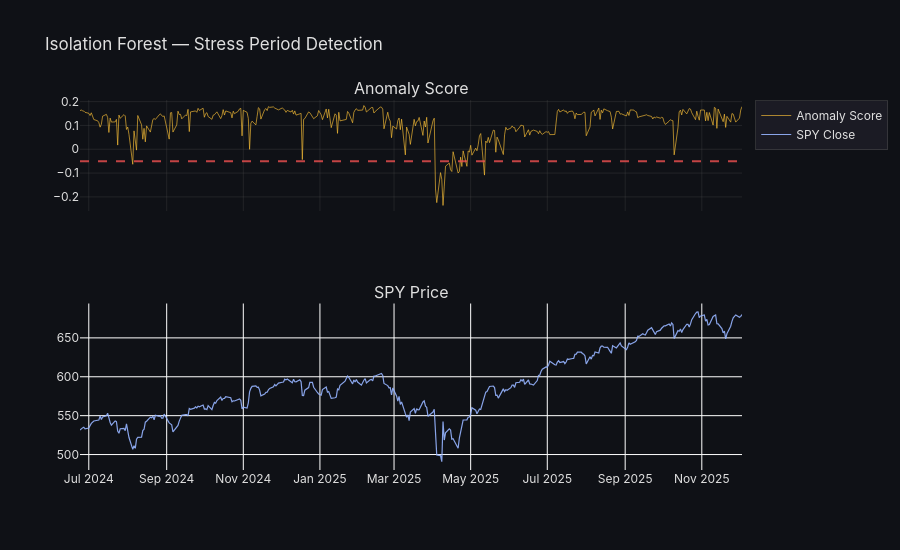

Notebook code for this chart:
### Markdown cell above
## 3. Isolation Forest : Stress Period Detection

Isolation Forest assigns **anomaly scores** to each day.
Days with anomaly score < −0.1 are labelled as "stress regime".

### Code cell
iso = IsolationForest(n_estimators=200, contamination=0.08, random_state=42)
iso.fit(X_scaled_train)
anomaly_scores = iso.decision_function(X_scaled_train)
anomaly_labels = (anomaly_scores < -0.05).astype(int)   # 1 = stress

df_iso = df_train.copy()
df_iso["Stress"] = anomaly_labels

fig = make_subplots(rows=2, cols=1, shared_xaxes=True,
                    subplot_titles=("Anomaly Score", "SPY Price"),
                    row_heights=[0.4, 0.6])

fig.add_trace(go.Scatter(x=df_train.index, y=anomaly_scores,
    name="Anomaly Score", line=dict(color="rgba(255,195,55,0.8)", width=0.8)), row=1, col=1)
fig.add_hline(y=-0.05, line_dash="dash", line_color="rgba(240,80,80,0.8)", row=1, col=1)

fig.add_trace(go.Scatter(x=df_train.index, y=df_train["Close"],
    name="SPY Close", line=dict(color="rgba(150,180,255,0.9)", width=1.2)), row=2, col=1)

for t in df_iso.index[df_iso["Stress"] == 1]:
    fig.add_vrect(x0=t, x1=t, fillcolor="rgba(240,80,80,0.15)", line_width=0, row=2, col=1)

fig.update_layout(title="Isolation Forest — Stress Period Detection",
                  height=550, **_DARK_LAYOUT)
fig.show()

print(f"Stress days: {anomaly_labels.sum()} ({anomaly_labels.mean()*100:.1f}% of sample)")
stress_rets = X_1d_train[anomaly_labels == 1]
normal_rets = X_1d_train[anomaly_labels == 0]
print(f"Stress mean/vol: {stress_rets.mean()*252:.2%} / {stress_rets.std()*np.sqrt(252):.2%}")
print(f"Normal mean/vol: {normal_rets.mean()*252:.2%} / {normal_rets.std()*np.sqrt(252):.2%}")

### Figure 1 — Plotly figure (JSON) as saved in the notebook; plotly's stock layout.template omitted (floating-point values rounded to 4 significant figures; data arrays with more than 128 entries replaced by an {"elided": "..."} marker saying what was removed)
{"data": [{"line": {"color": "rgba(255,195,55,0.8)", "width": 0.8}, "name": "Anomaly Score", "type": "scatter", "x": {"elided": "364 str values"}, "xaxis": "x", "y": {"elided": "364 float values"}, "yaxis": "y"}, {"line": {"color": "rgba(150,180,255,0.9)", "width": 1.2}, "name": "SPY Close", "type": "scatter", "x": {"elided": "364 str values"}, "xaxis": "x2", "y": {"elided": "364 float values"}, "yaxis": "y2"}], "layout": {"annotations": [{"font": {"size": 16}, "showarrow": false, "text": "Anomaly Score", "x": 0.5, "xanchor": "center", "xref": "paper", "y": 1, "yanchor": "bottom", "yref": "paper"}, {"font": {"size": 16}, "showarrow": false, "text": "SPY Price", "x": 0.5, "xanchor": "center", "xref": "paper", "y": 0.45, "yanchor": "bottom", "yref": "paper"}], "font": {"color": "#e0e0e0", "family": "Inter, Arial, sans-serif"}, "height": 550, "legend": {"bgcolor": "rgba(30,30,40,0.8)", "bordercolor": "rgba(80,80,80,0.5)", "borderwidth": 1}, "paper_bgcolor": "rgba(15,17,22,1)", "plot_bgcolor": "rgba(15,17,22,1)", "shapes": [{"line": {"color": "rgba(240,80,80,0.8)", "dash": "dash"}, "type": "line", "x0": 0, "x1": 1, "xref": "x domain", "y0": -0.05, "y1": -0.05, "yref": "y"}, {"fillcolor": "rgba(240,80,80,0.15)", "line": {"width": 0}, "type": "rect", "x0": "2024-08-05T00:00:00", "x1": "2024-08-05T00:00:00", "xref": "x2", "y0": 0, "y1": 1, "yref": "y2 domain"}, {"fillcolor": "rgba(240,80,80,0.15)", "line": {"width": 0}, "type": "rect", "x0": "2025-04-03T00:00:00", "x1": "2025-04-03T00:00:00", "xref": "x2", "y0": 0, "y1": 1, "yref": "y2 domain"}, {"fillcolor": "rgba(240,80,80,0.15)", "line": {"width": 0}, "type": "rect", "x0": "2025-04-04T00:00:00", "x1": "2025-04-04T00:00:00", "xref": "x2", "y0": 0, "y1": 1, "yref": "y2 domain"}, {"fillcolor": "rgba(240,80,80,0.15)", "line": {"width": 0}, "type": "rect", "x0": "2025-04-07T00:00:00", "x1": "2025-04-07T00:00:00", "xref": "x2", "y0": 0, "y1": 1, "yref": "y2 domain"}, {"fillcolor": "rgba(240,80,80,0.15)", "line": {"width": 0}, "type": "rect", "x0": "2025-04-08T00:00:00", "x1": "2025-04-08T00:00:00", "xref": "x2", "y0": 0, "y1": 1, "yref": "y2 domain"}, {"fillcolor": "rgba(240,80,80,0.15)", "line": {"width": 0}, "type": "rect", "x0": "2025-04-09T00:00:00", "x1": "2025-04-09T00:00:00", "xref": "x2", "y0": 0, "y1": 1, "yref": "y2 domain"}, {"fillcolor": "rgba(240,80,80,0.15)", "line": {"width": 0}, "type": "rect", "x0": "2025-04-10T00:00:00", "x1": "2025-04-10T00:00:00", "xref": "x2", "y0": 0, "y1": 1, "yref": "y2 domain"}, {"fillcolor": "rgba(240,80,80,0.15)", "line": {"width": 0}, "type": "rect", "x0": "2025-04-11T00:00:00", "x1": "2025-04-11T00:00:00", "xref": "x2", "y0": 0, "y1": 1, "yref": "y2 domain"}, {"fillcolor": "rgba(240,80,80,0.15)", "line": {"width": 0}, "type": "rect", "x0": "2025-04-14T00:00:00", "x1": "2025-04-14T00:00:00", "xref": "x2", "y0": 0, "y1": 1, "yref": "y2 domain"}, {"fillcolor": "rgba(240,80,80,0.15)", "line": {"width": 0}, "type": "rect", "x0": "2025-04-15T00:00:00", "x1": "2025-04-15T00:00:00", "xref": "x2", "y0": 0, "y1": 1, "yref": "y2 domain"}, {"fillcolor": "rgba(240,80,80,0.15)", "line": {"width": 0}, "type": "rect", "x0": "2025-04-16T00:00:00", "x1": "2025-04-16T00:00:00", "xref": "x2", "y0": 0, "y1": 1, "yref": "y2 domain"}, {"fillcolor": "rgba(240,80,80,0.15)", "line": {"width": 0}, "type": "rect", "x0": "2025-04-21T00:00:00", "x1": "2025-04-21T00:00:00", "xref": "x2", "y0": 0, "y1": 1, "yref": "y2 domain"}, {"fillcolor": "rgba(240,80,80,0.15)", "line": {"width": 0}, "type": "rect", "x0": "2025-04-22T00:00:00", "x1": "2025-04-22T00:00:00", "xref": "x2", "y0": 0, "y1": 1, "yref": "y2 domain"}, {"fillcolor": "rgba(240,80,80,0.15)", "line": {"width": 0}, "type": "rect", "x0": "2025-04-24T00:00:00", "x1": "2025-04-24T00:00:00", "xref": "x2", "y0": 0, "y1": 1, "yref": "y2 domain"}, {"fillcolor": "rgba(240,80,80,0.15)", "line": {"width": 0}, "type": "rect", "x0": "2025-04-28T00:00:00", "x1": "2025-04-28T00:00:00", "xref": "x2", "y0": 0, "y1": 1, "yref": "y2 domain"}, {"fillcolor": "rgba(240,80,80,0.15)", "line": {"width": 0}, "type": "rect", "x0": "2025-05-12T00:00:00", "x1": "2025-05-12T00:00:00", "xref": "x2", "y0": 0, "y1": 1, "yref": "y2 domain"}], "title": {"text": "Isolation Forest — Stress Period Detection"}, "xaxis": {"anchor": "y", "domain": [0, 1], "gridcolor": "rgba(80,80,80,0.3)", "matches": "x2", "showgrid": true, "showticklabels": false, "zeroline": false}, "xaxis2": {"anchor": "y2", "domain": [0, 1]}, "yaxis": {"anchor": "x", "domain": [0.7, 1], "gridcolor": "rgba(80,80,80,0.3)", "showgrid": true, "zeroline": false}, "yaxis2": {"anchor": "x2", "domain": [0, 0.45]}}}
